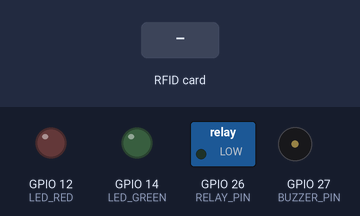
A sketch run on a simulated ESP32. Parts: switched loads named in the sketch (green lamp = pin HIGH), output pins drawn as LEDs (lit = HIGH), buzzer (waves = sounding, pin HIGH). Dashed ring = blinking. Inputs (shaded band) come from the test bench. WiFi joins after 1.5 s; servers stay silent unless stated; uploads are accepted with an empty reply; what the sketch prints to the serial monitor is not drawn.

Above: at 0.0 s.
At 4.1 s:
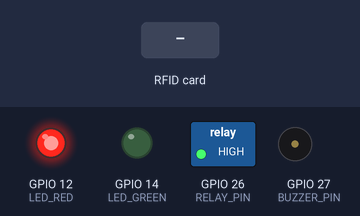
4.2 s: RFID card 5E 7A 19 C4 held to the reader
At 4.51 s:
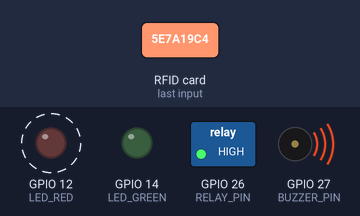
Timing chart, 0 to 7.2 s (numbered marks = the images above; inputs shaded):
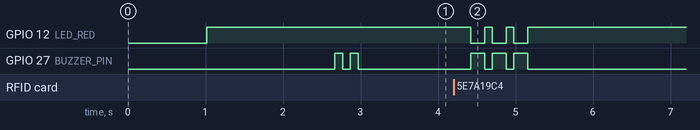

Measured:
- after the input at 4.2 s, GPIO 12 (LED_RED): alternates HIGH for 0.10 s and LOW for 0.18 s, 6 changes in all, then stays HIGH, starting after 0.22 s; GPIO 27 (BUZZER_PIN): alternates HIGH for 0.18 s and LOW for 0.10 s, 6 changes in all, then stays LOW, starting after 0.22 s

The sketch:

kawan_portal_esp32.ino
```cpp
/**
 * ==================================================================================
 * KAWAN 2026 - SISTEM IOT PORTAL GERBANG OTOMATIS BERBASIS ESP32 & e-KTP RFID/NFC
 * ==================================================================================
 *
 * Mendukung 2 Jenis Board:
 * 1. Arduino Nano ESP32
 * 2. ESP32 Standar DevKit (30 pin / 38 pin)
 *
 * ==================================================================================
 * TABEL WIRING PINOUT:
 * ==================================================================================
 *
 * 1. Wiring RC522 ke Arduino Nano ESP32:
 *   RC522   | Pin Arduino Nano ESP32 | Keterangan
 *   --------|------------------------|---------------------------------
 *   SDA(SS) | Pin D10 (GPIO 21)      | SPI Slave Select
 *   SCK     | Pin D13 (GPIO 48)      | SPI Clock
 *   MOSI    | Pin D11 (GPIO 38)      | SPI MOSI
 *   MISO    | Pin D12 (GPIO 47)      | SPI MISO
 *   RST     | Pin D9  (GPIO 18)      | Reset Pin
 *   GND     | GND                    | Ground Bersama
 *   3.3V    | 3V3                    | ⚠️ WAJIB 3.3V (JANGAN KE 5V / VBUS!)
 *
 *   Perangkat Tambahan (Arduino Nano ESP32):
 *   - Relay IN    -> Pin D8 (GPIO 17) [Active LOW]
 *   - Buzzer (+)  -> Pin D7 (GPIO 10)
 *   - LED Hijau   -> Pin D6 (GPIO 9)
 *   - LED Merah   -> Pin D5 (GPIO 8)
 *
 * ----------------------------------------------------------------------------------
 *
 * 2. Wiring RC522 ke ESP32 Standar (DevKit 30/38 pin):
 *   RC522   | Pin ESP32 DevKit       | Keterangan
 *   --------|------------------------|---------------------------------
 *   SDA(SS) | GPIO 5                 | SPI Slave Select
 *   SCK     | GPIO 18                | SPI Clock
 *   MOSI    | GPIO 23                | SPI MOSI
 *   MISO    | GPIO 19                | SPI MISO
 *   RST     | GPIO 22                | Reset Pin
 *   GND     | GND                    | Ground Bersama
 *   3.3V    | 3.3V                   | ⚠️ WAJIB 3.3V (JANGAN KE 5V / VIN!)
 *
 *   Perangkat Tambahan (ESP32 DevKit):
 *   - Relay IN    -> GPIO 26 [Active LOW]
 *   - Buzzer (+)  -> GPIO 27
 *   - LED Hijau   -> GPIO 14
 *   - LED Merah   -> GPIO 12
 * ==================================================================================
 */

#include <WiFi.h>
#include <HTTPClient.h>
#include <SPI.h>
#include <MFRC522.h>

// ==================================================================================
// PILIH TIPE BOARD ESP32:
// Jika memakai Arduino Nano ESP32, hilangkan tanda // pada baris di bawah:
// ==================================================================================
// #define BOARD_ARDUINO_NANO_ESP32

#if defined(ARDUINO_NANO_ESP32) || defined(BOARD_ARDUINO_NANO_ESP32)
  #define BOARD_NAME "Arduino Nano ESP32"
  #define SS_PIN     D10   // Pin D10 (GPIO 21)
  #define RST_PIN    D9    // Pin D9 (GPIO 18)
  #define RELAY_PIN  D8    // Pin D8 (GPIO 17)
  #define BUZZER_PIN D7    // Pin D7 (GPIO 10)
  #define LED_GREEN  D6    // Pin D6 (GPIO 9)
  #define LED_RED    D5    // Pin D5 (GPIO 8)
#else
  #define BOARD_NAME "ESP32 DevKit Standar (30/38 Pin)"
  #define SS_PIN     5     // GPIO 5
  #define RST_PIN    22    // GPIO 22
  #define RELAY_PIN  26    // GPIO 26
  #define BUZZER_PIN 27    // GPIO 27
  #define LED_GREEN  14    // GPIO 14
  #define LED_RED    12    // GPIO 12
#endif

// ----------------- KONFIGURASI WI-FI HOTSPOT -----------------
const char* WIFI_SSID     = "Poco F6505";
const char* WIFI_PASSWORD = "dimas12345";

// ----------------- KONFIGURASI SERVER KAWAN -----------------
const char* API_URL_SCAN = "https://kawan.unique-monsters.my.id/api/iot/portal/scan";
const char* API_URL_PING = "https://kawan.unique-monsters.my.id/api/iot/portal/ping";
const char* DEVICE_ID    = "PORTAL-GATE-01";
const char* DEVICE_KEY   = "kawan_esp32_secret_2026";

MFRC522 rfid(SS_PIN, RST_PIN);
unsigned long lastPingTime = 0;
const unsigned long pingInterval = 30000; // Ping heartbeat tiap 30 detik

void setup() {
  Serial.begin(115200);
  delay(1000);
  Serial.println("\n========================================================");
  Serial.println("  [KAWAN 2026] SISTEM IOT PORTAL GERBANG OTOMATIS");
  Serial.print("  [BOARD] Tipe Board: ");
  Serial.println(BOARD_NAME);
  Serial.println("========================================================");

  // Setup Pin IO
  pinMode(RELAY_PIN, OUTPUT);
  pinMode(BUZZER_PIN, OUTPUT);
  pinMode(LED_GREEN, OUTPUT);
  pinMode(LED_RED, OUTPUT);

  // Default state: Palang tertutup, LED Merah Menyala
  digitalWrite(RELAY_PIN, HIGH); // Relay Active-LOW (HIGH = Mati/Tutup)
  digitalWrite(LED_GREEN, LOW);
  digitalWrite(LED_RED, HIGH);
  digitalWrite(BUZZER_PIN, LOW);

  // Inisialisasi SPI & RFID RC522
  SPI.begin();
  rfid.PCD_Init();
  delay(100);
  rfid.PCD_DumpVersionToSerial();
  Serial.println("[RFID] Reader RC522 Siap Menunggu e-KTP.");

  // Koneksi Wi-Fi
  connectWiFi();

  // Nada pembuka saat booting sukses (2 beep pendek)
  beep(100); delay(100); beep(100);
}

void loop() {
  // Pastikan Wi-Fi tetap terhubung
  if (WiFi.status() != WL_CONNECTED) {
    connectWiFi();
  }

  // Heartbeat ping ke server KAWAN tiap 30 detik
  if (millis() - lastPingTime > pingInterval) {
    sendHeartbeat();
    lastPingTime = millis();
  }

  // Cek apakah ada kartu e-KTP / RFID didekatkan
  if (!rfid.PICC_IsNewCardPresent()) {
    return;
  }
  if (!rfid.PICC_ReadCardSerial()) {
    return;
  }

  // Baca UID kartu e-KTP
  String uidStr = "";
  for (byte i = 0; i < rfid.uid.size; i++) {
    if (rfid.uid.uidByte[i] < 0x10) uidStr += "0";
    uidStr += String(rfid.uid.uidByte[i], HEX);
  }
  uidStr.toUpperCase();

  Serial.println("\n-------------------------------------------");
  Serial.print("💳 e-KTP / RFID Terdeteksi! UID: ");
  Serial.println(uidStr);

  // Kirim UID ke Server KAWAN untuk verifikasi hak akses
  verifyAccessWithServer(uidStr);

  // Hentikan enkripsi kartu agar siap untuk tap berikutnya
  rfid.PICC_HaltA();
  rfid.PCD_StopCrypto1();

  delay(1500); // Debounce delay 1.5 detik agar tidak membaca ganda
}

// ================= FUNGSI VERIFIKASI KE SERVER =================
void verifyAccessWithServer(String uid) {
  if (WiFi.status() != WL_CONNECTED) {
    Serial.println("❌ Wi-Fi Terputus! Tidak dapat memverifikasi.");
    beepError();
    return;
  }

  HTTPClient http;
  http.begin(API_URL_SCAN);
  http.addHeader("Content-Type", "application/json");

  // Siapkan Payload JSON string langsung (tanpa perlu library eksternal)
  String jsonPayload = "{\"device_id\":\"" + String(DEVICE_ID) + "\",\"rfid_uid\":\"" + uid + "\",\"device_key\":\"" + String(DEVICE_KEY) + "\"}";

  Serial.println("📡 Mengirim verifikasi ke server KAWAN...");
  int httpCode = http.POST(jsonPayload);

  if (httpCode > 0) {
    String response = http.getString();
    Serial.print("Response Server (HTTP ");
    Serial.print(httpCode);
    Serial.println("):");
    Serial.println(response);

    // 1. KONDISI AKSES DITERIMA: BUKA GERBANG!
    if (response.indexOf("\"access\":true") >= 0 || response.indexOf("\"status\":\"granted\"") >= 0 || response.indexOf("granted") >= 0) {
      Serial.println("🟢 [AKSES DITERIMA] Selamat Datang! Palang Gerbang Terbuka.");
      openGateBarrier(5000); // Buka selama 5 detik
    }
    // 2. KONDISI MODE PAIRING KTP BERHASIL
    else if (response.indexOf("pairing_success") >= 0) {
      Serial.println("✨ [PAIRING SUKSES] KTP Berhasil Didaftarkan!");
      beepSuccessPairing();
    }
    // 3. KONDISI AKSES DITOLAK (KTP BELUM TERDAFTAR)
    else {
      Serial.println("🚫 [AKSES DITOLAK] e-KTP belum terdaftar di aplikasi KAWAN!");
      beepAccessDenied();
    }
  } else {
    Serial.print("HTTP Error: ");
    Serial.println(httpCode);
    beepError();
  }

  http.end();
}

// ================= FUNGSI KONTROL PALANG GERBANG =================
void openGateBarrier(int durationMs) {
  // Indikator lampu hijau & 1 beep sukses
  digitalWrite(LED_RED, LOW);
  digitalWrite(LED_GREEN, HIGH);
  beep(150);

  // Aktifkan Relay untuk menggerakkan motor palang gerbang
  digitalWrite(RELAY_PIN, LOW); // LOW = Relay Nyala / Buka Palang
  Serial.println("===> PALANG GERBANG TERANGKAT <===");

  // Tahan palang terbuka selama durasi yang ditentukan (misal 5 detik)
  delay(durationMs);

  // Tutup kembali palang gerbang
  digitalWrite(RELAY_PIN, HIGH); // HIGH = Relay Mati / Tutup Palang
  digitalWrite(LED_GREEN, LOW);
  digitalWrite(LED_RED, HIGH);
  Serial.println("===> PALANG GERBANG TERTUTUP KEMBALI <===");
}

// ================= INDIKATOR SUARA BUZZER =================
void beep(int ms) {
  digitalWrite(BUZZER_PIN, HIGH);
  delay(ms);
  digitalWrite(BUZZER_PIN, LOW);
}

void beepAccessDenied() {
  // Akses ditolak: 3 kali beep panjang & kedip merah
  for (int i = 0; i < 3; i++) {
    digitalWrite(LED_RED, LOW);
    digitalWrite(BUZZER_PIN, HIGH);
    delay(180);
    digitalWrite(LED_RED, HIGH);
    digitalWrite(BUZZER_PIN, LOW);
    delay(100);
  }
}

void beepSuccessPairing() {
  // Pairing berhasil: 2 kali nada gembira
  beep(120); delay(80);
  beep(250);
}

void beepError() {
  beep(500);
}

// ================= HEARTBEAT PING KE SERVER =================
void sendHeartbeat() {
  if (WiFi.status() == WL_CONNECTED) {
    HTTPClient http;
    http.begin(API_URL_PING);
    http.addHeader("Content-Type", "application/json");

    String payload = "{\"device_id\":\"" + String(DEVICE_ID) + "\"}";
    http.POST(payload);
    http.end();
  }
}

// ================= KONEKSI WI-FI OTOMATIS =================
void connectWiFi() {
  Serial.print("[WiFi] Menghubungkan ke ");
  Serial.println(WIFI_SSID);
  WiFi.mode(WIFI_STA);
  WiFi.begin(WIFI_SSID, WIFI_PASSWORD);

  int attempts = 0;
  while (WiFi.status() != WL_CONNECTED && attempts < 20) {
    delay(500);
    Serial.print(".");
    attempts++;
  }

  if (WiFi.status() == WL_CONNECTED) {
    Serial.println("\n[WiFi] Berhasil Terhubung!");
    Serial.print("[WiFi] IP Address ESP32: ");
    Serial.println(WiFi.localIP());
  } else {
    Serial.println("\n[WiFi] Gagal terhubung. Akan dicoba lagi nanti.");
  }
}
```
